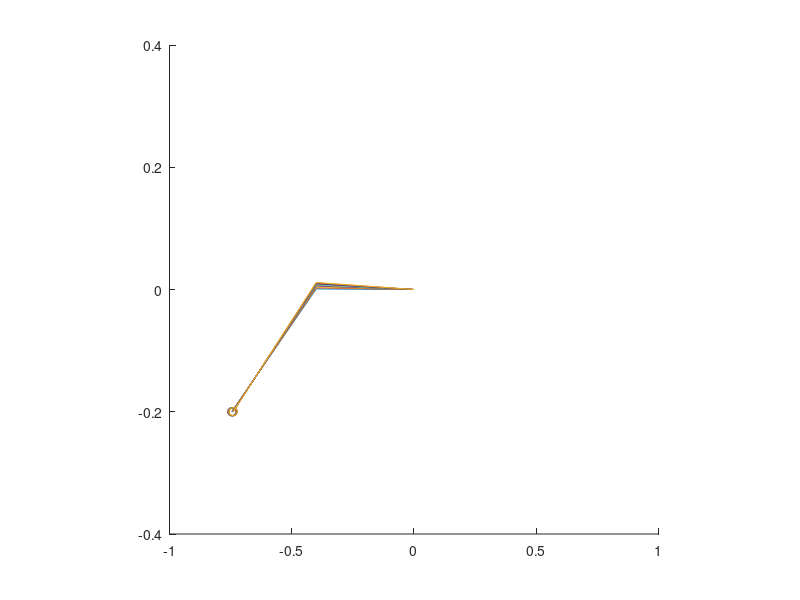

Write MATLAB code to recreate this figure.
%% Ben Goldberg - Inverse Kinematics of a Robot Arm
clc
clear all

%Initial conditions:
Theta1=0;
Theta2=pi/6;
% Theta3 = pi/6;
L1=-0.4;
L2=-0.4;
% L3=1;

dt =.01; %time step
counter = 0;

fileID = fopen('joint_poses.txt','r' );
formatSpec = '%f';
jointPoses = fscanf(fileID,formatSpec,[2 Inf]);
fclose (fileID);
jointPoses = jointPoses';
jointPoses
% jointPoses(1,1)
cla

% size(jointPoses)
for i = 0:dt:1*0.09999999 %End time should be adjusted for the desired accuracy
    
Theta1 = jointPoses(counter+1,1);
Theta2 = jointPoses(counter+1,2);

xo = [L1*cos(Theta1)+L2*cos(Theta1+Theta2);
      L2*sin(Theta1)+L2*sin(Theta1+Theta2)];


%Calculate the location of the middle two joints

pointl1 = [L1*cos(Theta1) ; L1*sin(Theta1)];
pointl2 = pointl1 + [L2*cos(Theta1+Theta2);
                    L2*sin(Theta1+Theta2)];

%Plot

if (mod(counter,1)==0) %plots every ...iterations
axis([-1 1 -0.4 0.4])
axis square
line([0,pointl1(1)],[0,pointl1(2,1)])
hold on
line([pointl1(1),pointl2(1)],[pointl1(2,1),pointl2(2,1)])
line([pointl2(1),xo(1)],[pointl2(2,1),xo(2,1)])
plot(xo(1),xo(2),'o')
pause(.1)
end

counter = counter +1;
end